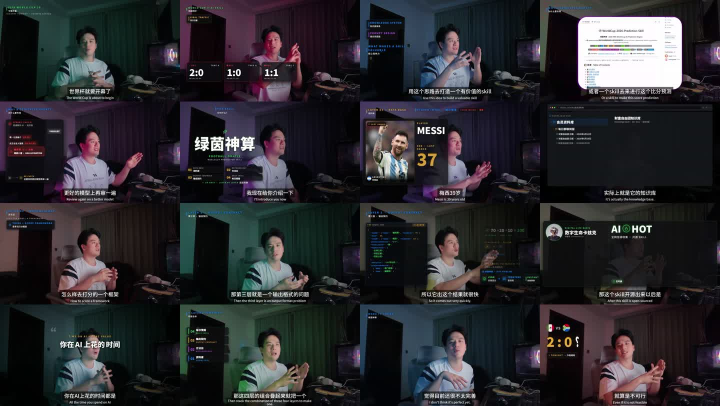
#> input picture references/reference_contact_sheet.jpg, 1440 x 812 px (shown at 1/2 size)
$ python -i content.py   (imports and definitions only)
#> lines starting #> are read from the running program, lines starting #| are printed output that depends on the picture
from __future__ import annotations

import json
from dataclasses import asdict, dataclass
from pathlib import Path
from typing import Sequence

from PIL import Image, ImageChops, ImageStat


@dataclass(frozen=True)
class ContentProviderStatus:
    name: str
    status: str
    message: str


@dataclass(frozen=True)
class OcrCandidateImage:
    role: str
    path: Path


@dataclass(frozen=True)
class ContentCue:
    sample_index: int
    timestamp: float
    text_density: float
    subtitle_likelihood: float
    interface_likelihood: float
    recognized_text: str
    content_tags: tuple[str, ...]
    evidence: tuple[str, ...]


@dataclass(frozen=True)
class ContentAnalysis:
    provider: ContentProviderStatus
    cues: tuple[ContentCue, ...]

    # [50 lines left out: functions coverage, analyze_content_samples, analysis_to_dict, not called in this run]


def write_content_analysis_json(analysis: ContentAnalysis, output_path: Path | str) -> None:
    Path(output_path).write_text(json.dumps(analysis_to_dict(analysis), ensure_ascii=False, indent=2), encoding="utf-8")


# [128 lines left out: functions cue_by_sample_index, build_ocr_candidate_images, _try_optional_ocr, _bounded_box, _save_ocr_candidate, _dedupe_ocr_words, not called in this run]


def _image_content_metrics(path: Path) -> dict[str, float]:
    image = Image.open(path).convert("RGB").resize((320, 180))
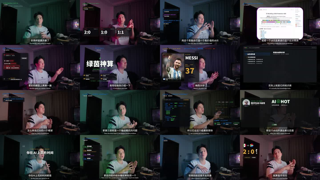
#> image: PIL image 320x180 RGB; mean R, G, B 42.8, 42.1, 46
    luma = image.convert("L")
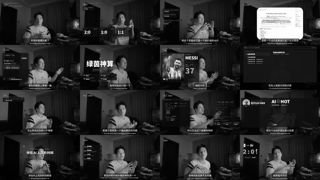
#> luma: PIL image 320x180 L; min 0, max 255, mean 42.8
    edges = _edge_density(luma)
#> in _edge_density, `shifted_x = ImageChops.offset(luma, 1, 0)`:
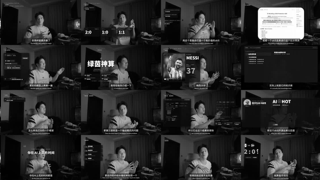
#> shifted_x: PIL image 320x180 L; min 0, max 255, mean 42.8
#> in _edge_density, `shifted_y = ImageChops.offset(luma, 0, 1)`:
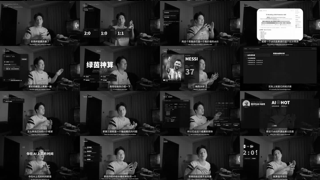
#> shifted_y: PIL image 320x180 L; min 0, max 255, mean 42.8
#> in _edge_density, `diff = ImageChops.lighter(ImageChops.difference(luma, shifted_x), Imag..`:
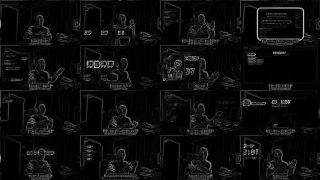
#> diff: PIL image 320x180 L; min 0, max 198, mean 13.6
#> in _edge_density, `histogram = diff.histogram()`: histogram = 256 values, max 8983 at index 1, min 0 at index 159, mean 225
#> in _edge_density, `strong = sum(count for value, count in enumerate(histogram) if value >..`: strong = 10791
#> edges = 0.187
    bottom = luma.crop((0, 140, 320, 180))
    bottom_edges = _edge_density(bottom)
#> in _edge_density (call 2), `shifted_y = ImageChops.offset(luma, 0, 1)`:
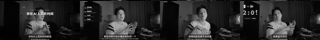
#> shifted_y: PIL image 320x40 L; min 0, max 231, mean 41
#> in _edge_density (call 2), `diff = ImageChops.lighter(ImageChops.difference(luma, shifted_x), Imag..`:
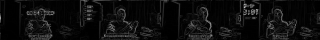
#> diff: PIL image 320x40 L; min 0, max 193, mean 14.4
#> in _edge_density (call 2), `histogram = diff.histogram()`: histogram = 256 values, max 1935 at index 1, min 0 at index 107, mean 50
#> in _edge_density (call 2), `strong = sum(count for value, count in enumerate(histogram) if value >..`: strong = 2628
#> bottom_edges = 0.205
    bottom_brightness = ImageStat.Stat(bottom).mean[0] / 255.0
#> bottom_brightness = 0.161
    full_brightness = ImageStat.Stat(luma).mean[0] / 255.0
#> full_brightness = 0.168
    full_contrast = min(1.0, ImageStat.Stat(luma).stddev[0] / 80.0)
#> full_contrast = 0.605
    text_density = min(1.0, edges * 2.2 + full_contrast * 0.12)
#> text_density = 0.485
    subtitle_likelihood = min(1.0, bottom_edges * 2.4 + (1.0 - abs(bottom_brightness - 0.22)) * 0.18)
#> subtitle_likelihood = 0.662
    interface_likelihood = min(1.0, edges * 1.8 + max(0.0, full_brightness - 0.45) * 0.6)
#> interface_likelihood = 0.337
    return {
        "text_density": text_density,
        "subtitle_likelihood": subtitle_likelihood,
        "interface_likelihood": interface_likelihood,
        "edge_density": edges,
        "bottom_edge_density": bottom_edges,
        "brightness": full_brightness,
    }


def _edge_density(luma: Image.Image) -> float:
    shifted_x = ImageChops.offset(luma, 1, 0)
    shifted_y = ImageChops.offset(luma, 0, 1)
    diff = ImageChops.lighter(ImageChops.difference(luma, shifted_x), ImageChops.difference(luma, shifted_y))
    histogram = diff.histogram()
    strong = sum(count for value, count in enumerate(histogram) if value >= 24)
    total = max(1, luma.width * luma.height)
    return min(1.0, strong / total)


# [59 lines left out: functions _tags_from_text, _visual_tags, _content_evidence, _ordered_unique, not called in this run]

>>> result = _image_content_metrics('../references/reference_contact_sheet.jpg')
#> result = {'text_density': 0.485, 'subtitle_likelihood': 0.662, 'interface_likelihood': 0.337, 'edge_density': 0.187, 'bottom_edge_density': 0.205, 'brightness': 0.168}
